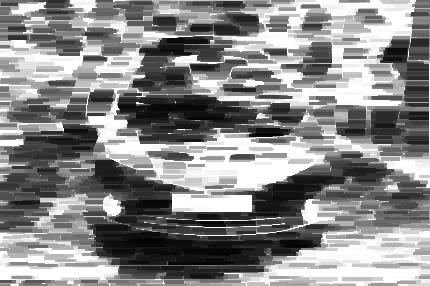
#> input picture images/greyClosingImages/165.jpeg, 430 x 286 px; its folder holds 4 pictures in this run
$ python extractConnectedComponents.py
#> lines starting #> are read from the running program, lines starting #| are printed output that depends on the picture
from PIL import Image
import glob
from tqdm import trange
from scipy import ndimage
import numpy as np

THRESHOLD = 230
MIN_AREA = 20

images = []
counter = 0
images_files = list(glob.iglob("../images/greyClosingImages/*"))
init_image_files = list(glob.iglob("../images/startImages/*"))
new_counter = 0
for counter in trange(len(images_files)):
    image = np.array(Image.open(images_files[counter]))
#> image is the input picture: shape (286, 430); min 0, max 255, mean 135.5
    labeled, _ = ndimage.label(image > THRESHOLD)
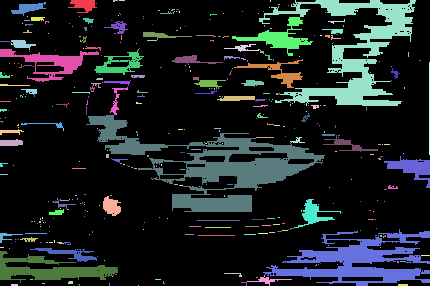
#> labeled: shape (286, 430) int32; 412 distinct labels, from 0 to 411; one colour per label, 0 black
    cc = ndimage.find_objects(labeled)
#> cc = 411 items
    for ccc in cc:
        if len(image[ccc]) > MIN_AREA:
            Image.fromarray(image[ccc]).save(
                f"images/extractedComponentsImages/{new_counter}.jpeg")
            new_counter += 1
#> after the loop, new_counter = 12
#> pass 2 of the loop `for counter in trange(len(images_files)):`:
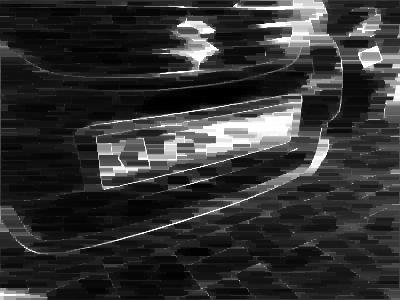
#> input picture images/greyClosingImages/300.jpeg, 400 x 300 px
#> image is the input picture: shape (300, 400); min 0, max 255, mean 50.2
#> `labeled, _ = ndimage.label(image > THRESHOLD)`:
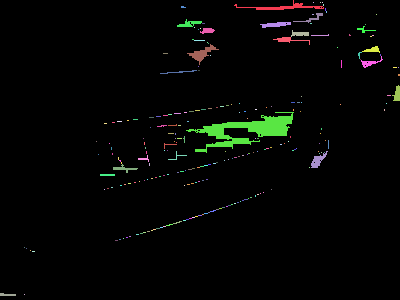
#> labeled: shape (300, 400) int32; 235 distinct labels, from 0 to 234; one colour per label, 0 black
#> cc = 234 items
#> the loop `for ccc in cc:` made 234 passes
#> new_counter on passes 32, 74: 13, 14
#> after the loop `for ccc in cc:`: new_counter = 14
#> pass 3 of the loop `for counter in trange(len(images_files)):`:
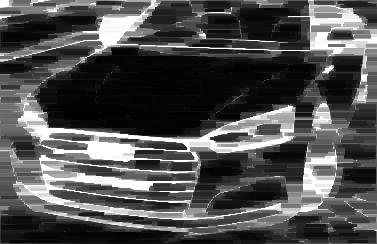
#> input picture images/greyClosingImages/309.jpeg, 377 x 244 px
#> image is the input picture: shape (244, 377); min 0, max 255, mean 78.8
#> `labeled, _ = ndimage.label(image > THRESHOLD)`:
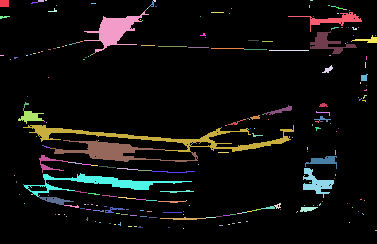
#> labeled: shape (244, 377) int32; 250 distinct labels, from 0 to 249; one colour per label, 0 black
#> cc = 249 items
#> after the loop `for ccc in cc:`: new_counter = 20
#> the loop made 4 passes; the first 3 are shown
